Frame 1 (no input): blank canvas, image omitted
Frame 60 (no input): blank canvas, image omitted
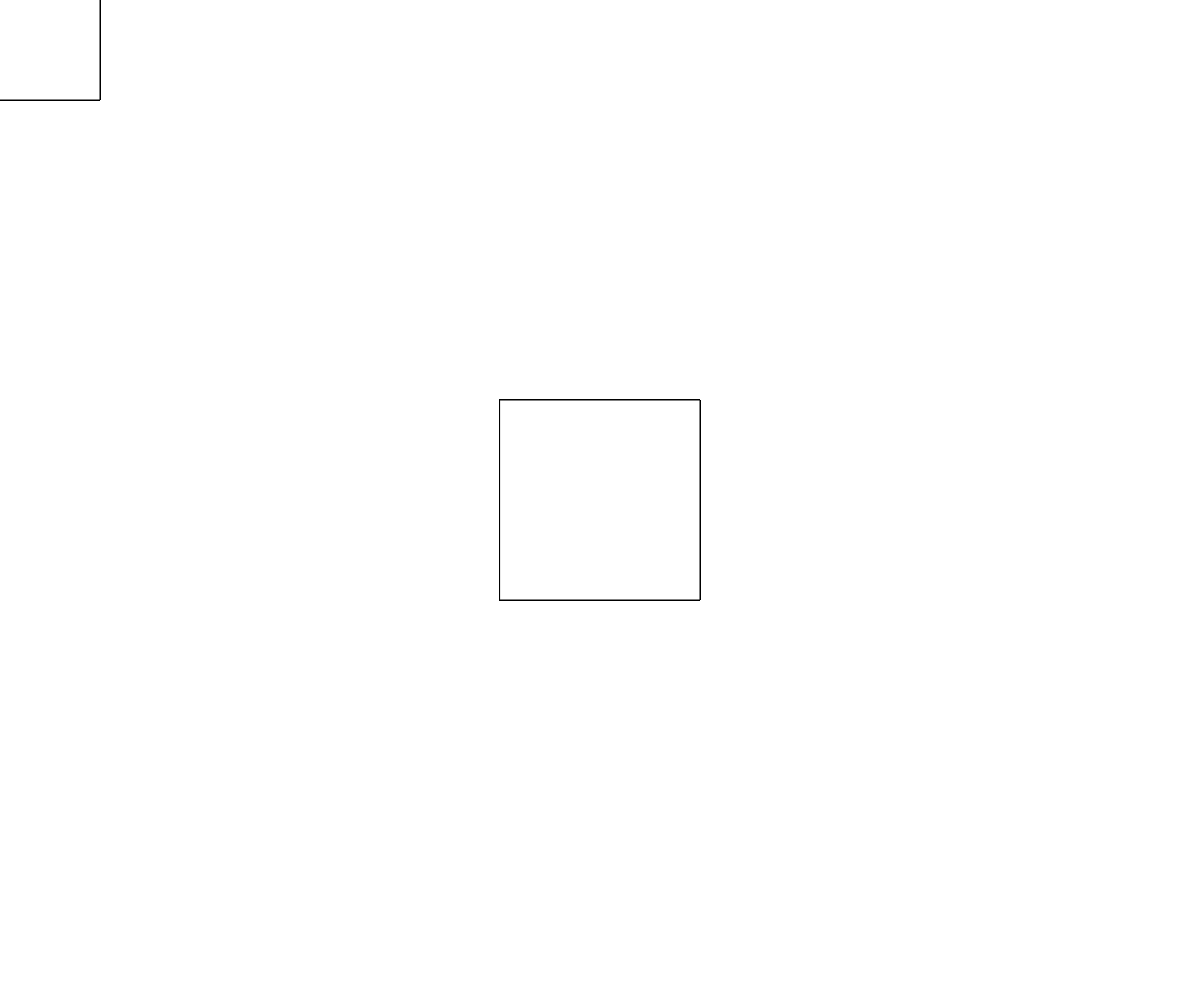
Frame 120 (the mouse pressed at the canvas centre since frame 60)

The p5.js sketch whose frames 1 and 60 were blank and that drew this single picture after the mouse press (run headless with seeded random() and noise() and a simulated clock; from frame 60 on, the mouse is pressed at the canvas centre):

// p5.js sketch
// ── sketch.js
function setup(){
  createCanvas(windowWidth, windowHeight);
  rectMode(CENTER)
}


function draw (){
  if (mouseX > width/ 2){
    ellipse(mouseX, mouseY, 100,100);
  }
  else{
    rect(mouseX, mouseY, 200,200)
  }
  }
 
